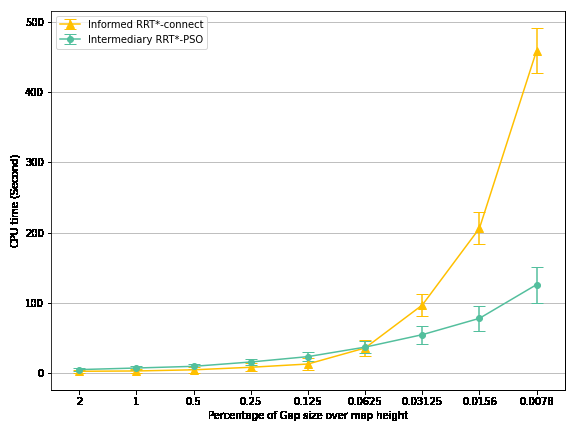
#> input picture Python/performance.png, 576 x 432 px
$ python add_WM.py
#> lines starting #> are read from the running program, lines starting #| are printed output that depends on the picture; after the words box and inside, x2 and y2 are one past the last pixel; in counts of white or black regions, pixels touching at a corner belong together
import numpy as np
import matplotlib.pyplot as plt
import os
import cv2
fol_dir = ''

if __name__ == "__main__":
    fol_dir = input("Kéo folder chứa hình vô đây. LẸ!!   ")
#> the answer given: Python
    im_dir = os.listdir(fol_dir)
    print(im_dir)
    wm_dir = input('Kéo file watermark vô đây (nhớ bỏ dấu " ): ')
#> the answer given: Python/performance.png
    wm = cv2.imread(wm_dir);
#> wm is the input picture: shape (432, 576, 3); mean B, G, R 247, 248.4, 248.2
    wm = wm[:,:,0:3]
    wm = cv2.resize(wm, dsize=None, fx=0.5, fy=0.5)
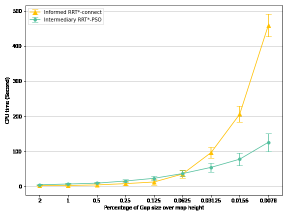
#> wm: shape (216, 288, 3); mean B, G, R 247, 248.4, 248.2

    for dir in im_dir:
        print(dir)
        logo = wm
        img = cv2.imread(fol_dir + '/' + dir)
        # calculating dimensions
        # height and width of the logo
        h_logo, w_logo, c = logo.shape
#> h_logo = 216; w_logo = 288; c = 3
        # height and width of the image
        h_img, w_img, c = img.shape
#> h_img = 432; w_img = 576
        # calculating coordinates of center
        # calculating center, where we are going to
        # place our watermark
        center_y = int(h_img - h_logo/2) #int(h_img/2)
#> center_y = 324
        center_x = int(w_logo/2)
#> center_x = 144
        # calculating from top, bottom, right and left
        top_y = center_y - int(h_logo/2)
#> top_y = 216
        left_x = center_x - int(w_logo/2)
#> left_x = 0
        bottom_y = top_y + h_logo
#> bottom_y = 432
        right_x = left_x + w_logo
#> right_x = 288
        # adding watermark to the image
        destination = img[top_y:bottom_y, left_x:right_x]
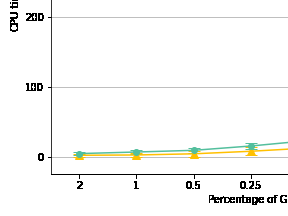
#> destination: shape (216, 288, 3); mean B, G, R 246.4, 248, 247.7
        result = cv2.addWeighted(destination, 1, logo, 0.5, 0)
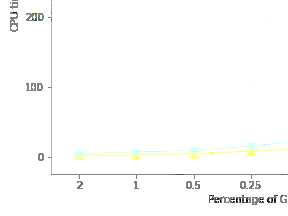
#> result: shape (216, 288, 3); mean B, G, R 251.5, 252.2, 251.9
        # displaying and saving image
        img[top_y:bottom_y, left_x:right_x] = result
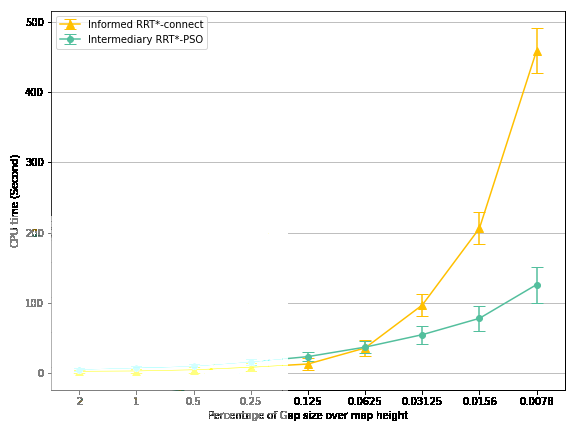
#> img: shape (432, 576, 3); 1.32% of pixels changed, all inside (x1, y1, x2, y2) = (10, 216, 288, 421)
        cv2.imwrite(fol_dir + '/' + dir[0:len(dir)-4] + '_watermarked.jpeg',img);
#> pass 2 of the loop `for dir in im_dir:`:
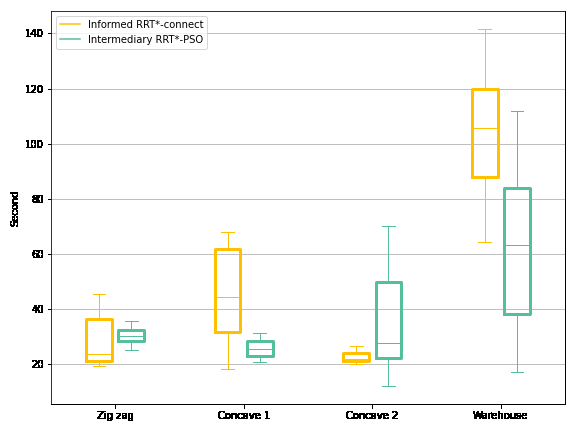
#> input picture Python/time.png, 576 x 432 px
#> img is the input picture: shape (432, 576, 3); mean B, G, R 246.8, 249, 248.6
#> `result = cv2.addWeighted(destination, 1, logo, 0.5, 0)`:
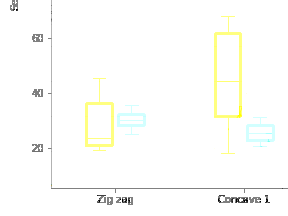
#> result: shape (216, 288, 3); mean B, G, R 250.2, 252.8, 252.3
#> `img[top_y:bottom_y, left_x:right_x] = result`:
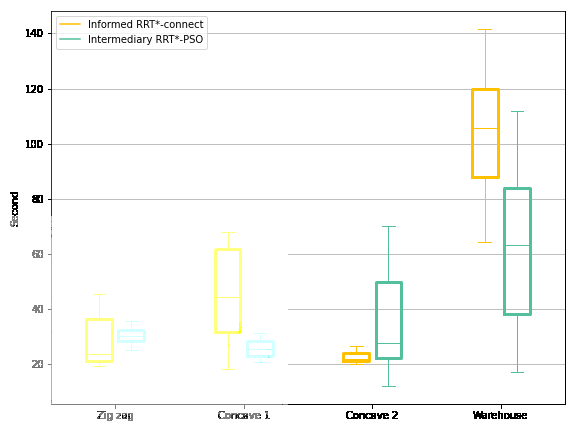
#> img: shape (432, 576, 3); 1.43% of pixels changed, all inside (x1, y1, x2, y2) = (10, 216, 288, 421)

    pass
